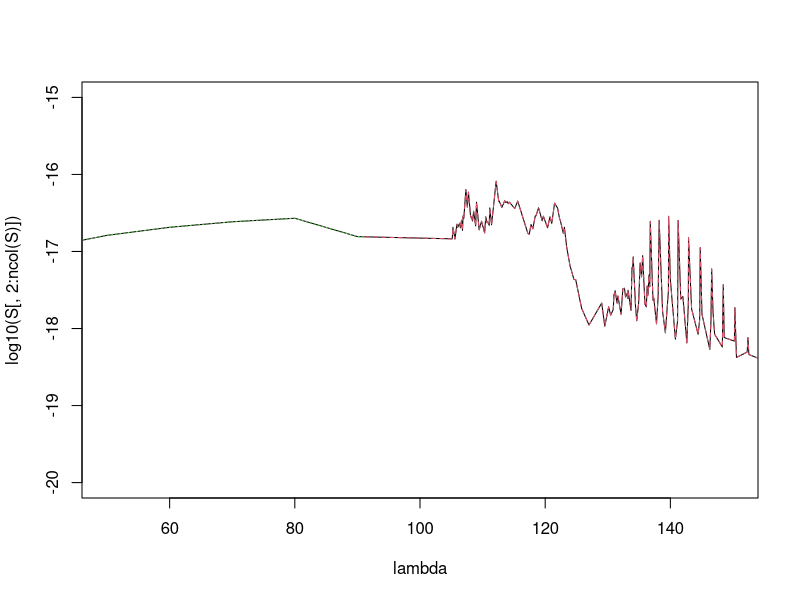
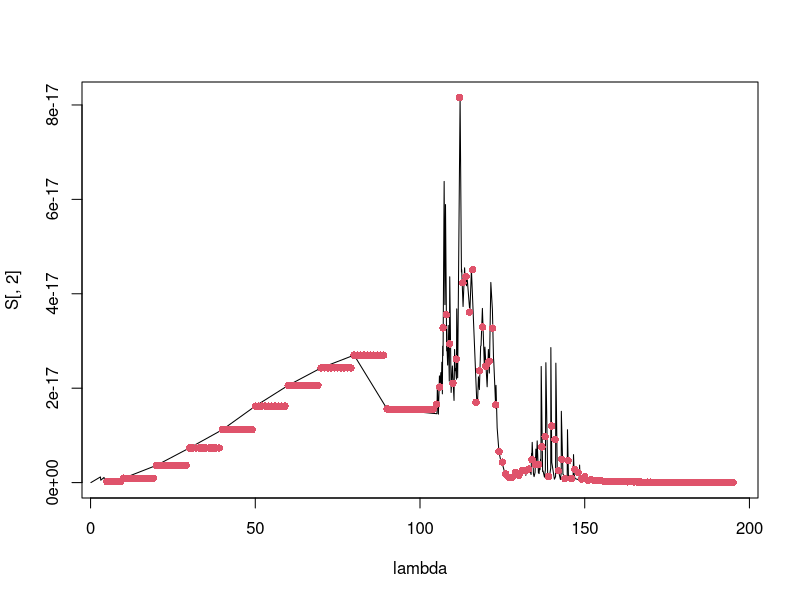
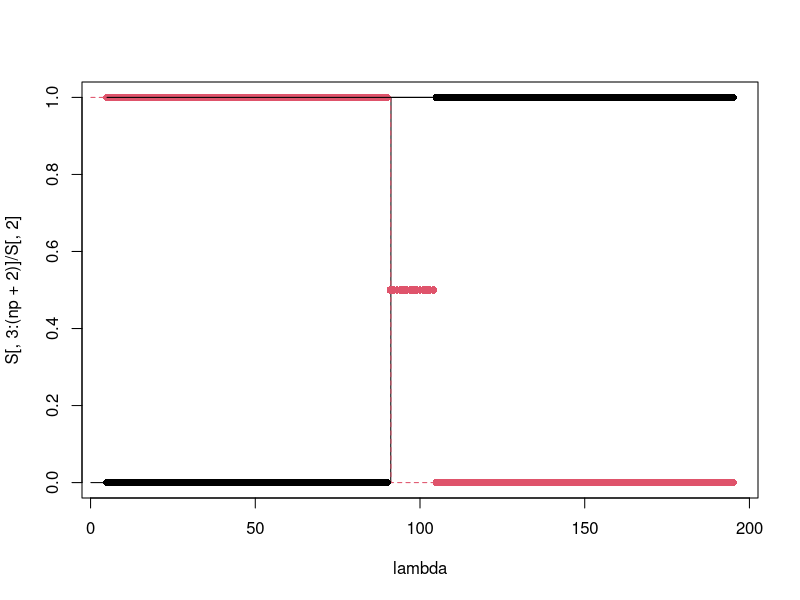

Generate these figures, in order, with R:
species = 'HCN'

setwd(paste0("~/Bureau/Titan-APSIS/Reactor_Runs/PhotoProcsTmp/",species))

S = read.table(file = 'extract_swri.dat', header=TRUE)

# Convert A to nm
lambda = S[,1]/10

matplot(lambda, log10(S[,2:ncol(S)]), type = 'l',
        xlim= c(50,150), ylim = c(-20,-15))

# Interpolate on 1 nm resolution, [5 - lmax] grid
lmax = round(max(lambda))
# lmax = 250 # !!!!!!!!!!!!!!!!!!!!!!!!!!
lg = seq(5,lmax,by=1)

# Total XS
#
# xs = pmax(min(S[,2]),spline(lambda,S[,2],xout = lg)$y) # Splines. BOF

#
# xs = c()
# for(i in 1:length(lg)) {
#   np = which.min(abs(lambda - lg[i])) # Select nearest point. BOF
#   xs[i] = S[np,2]
# }

## Average on 1 nm interval
average_1nm <- function(lambda, xin, lg) {
  xs = c()
  for(i in 1:length(lg)) {
    sel = which( (lambda >= lg[i]-0.5) & (lambda < lg[i]+0.5))
    if(sum(sel) == 0)
      if(i==1)
        xs[i] = 0
      else
        xs[i] = xs[i-1]
    else
      xs[i] = mean(xin[sel])
  }
  return(xs)
}
xs = average_1nm(lambda, S[,2], lg)

plot(lambda, S[,2], type = 'l', xlim=range(lg))
points(lg,xs,pch=16,col=2)

write.table(
  cbind(lg,signif(xs,5)), sep=' ',
  row.names=FALSE, col.names=FALSE,
  file=paste0('se',species,'.dat')
)


# Quantum yields
np = ncol(S) - 2
qy = matrix(NA, nrow = length(lg), ncol = np)
for (i in 1:np) {
  xs = S[, i+2] / S[, 2]
  qy[,i] = average_1nm(lambda, xs, lg)
  # qy[,i] =pmin(1,pmax(0,spline(lambda,xs,xout = lg)$y))
}
qy = qy /rowSums(qy) #!!!!!!!!!!!!!!

matplot(lambda, S[,3:(np+2)]/S[,2], type = 'l', xlim=range(lg))
matpoints(lg, qy, pch = 16)
lines(lg,rowSums(qy))

for (i in 1:np) {
  write.table(
    cbind(lg,signif(qy[,i],5)), sep=' ',
    row.names=FALSE, col.names=FALSE,
    file=paste0('qy',species,'_',i,'.dat')
  )
}


